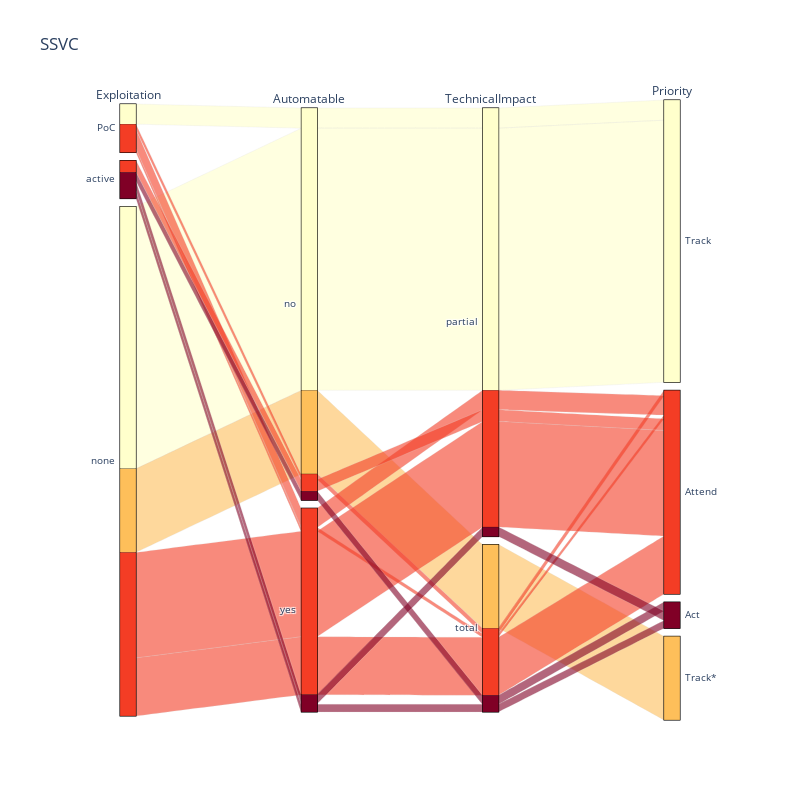

The cell this chart's notebook holds for it:
### Code cell
# Mapping dictionary to convert numbers back to categorical values
category_to_number = {'Act': 4, 'Attend': 3, 'Track*': 2, 'Track': 1}

ssvc_data['Priority_color'] = ssvc_data['Priority'].map(category_to_number)
color = ssvc_data['Priority_color'];

colorscale = 'YlOrRd' #Yellow Orange Red
fig = go.Figure(go.Parcats(
    dimensions=[
        {'label': 'Exploitation', 'values': ssvc_data['Exploitation']},
        {'label': 'Automatable', 'values': ssvc_data['Automatable']},
        {'label': 'TechnicalImpact', 'values': ssvc_data['TechnicalImpact']},
        {'label': 'Priority', 'values': ssvc_data['Priority']},
    ],
    line={'color': color, 'colorscale': colorscale},
    counts=ssvc_data['count'],
))
fig.update_layout(
    title='SSVC',
    autosize=False,
    width=800,
    height=800,
)
fig.show()

### Figure 1 — Plotly figure (JSON) as saved in the notebook; plotly's stock layout.template omitted (floating-point values rounded to 4 significant figures)
{"data": [{"counts": [8131, 2174, 7792, 1461, 4776, 3608, 3846, 3125, 105684, 33740, 42560, 23380], "dimensions": [{"label": "Exploitation", "values": ["PoC", "PoC", "PoC", "PoC", "active", "active", "active", "active", "none", "none", "none", "none"]}, {"label": "Automatable", "values": ["no", "no", "yes", "yes", "no", "no", "yes", "yes", "no", "no", "yes", "yes"]}, {"label": "TechnicalImpact", "values": ["partial", "total", "partial", "total", "partial", "total", "partial", "total", "partial", "total", "partial", "total"]}, {"label": "Priority", "values": ["Track", "Attend", "Attend", "Attend", "Attend", "Act", "Act", "Act", "Track", "Track*", "Attend", "Attend"]}], "line": {"color": [1, 3, 3, 3, 3, 4, 4, 4, 1, 2, 3, 3], "colorscale": [[0, "rgb(255,255,204)"], [0.125, "rgb(255,237,160)"], [0.25, "rgb(254,217,118)"], [0.375, "rgb(254,178,76)"], [0.5, "rgb(253,141,60)"], [0.625, "rgb(252,78,42)"], [0.75, "rgb(227,26,28)"], [0.875, "rgb(189,0,38)"], [1, "rgb(128,0,38)"]]}, "type": "parcats"}], "layout": {"autosize": false, "height": 800, "title": {"text": "SSVC"}, "width": 800}}
